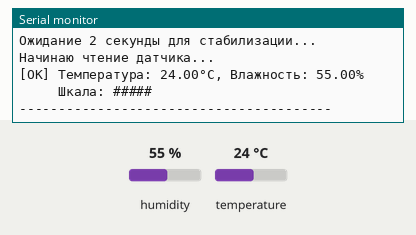
Simulated run of this sketch. Board: Arduino Uno, built with avr-gcc and run on an emulated ATmega328P. Shown: the last lines printed to the serial monitor. Inputs (shaded band) come from the test bench; at power-on: humidity 55 %, temperature 24 °C.

Above: at 3.3 s.
3.4 s: humidity set to 22 %
At 5.4 s:
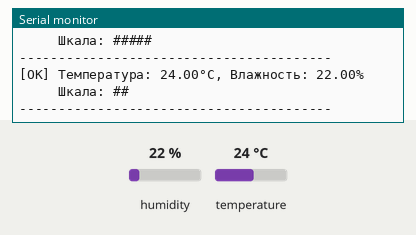
7.9 s: humidity set to 40 %
At 9.2 s:
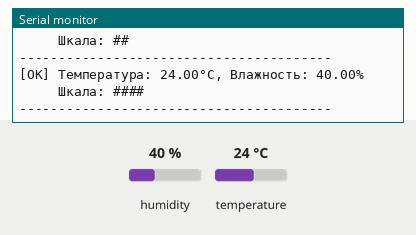
12.1 s: humidity set to 68 %
At 13.2 s:
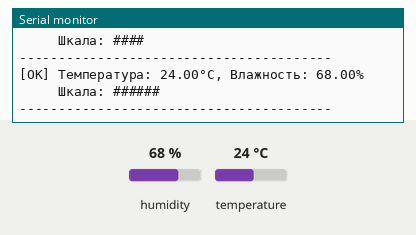
16.3 s: humidity set to 88 %
At 17.3 s:
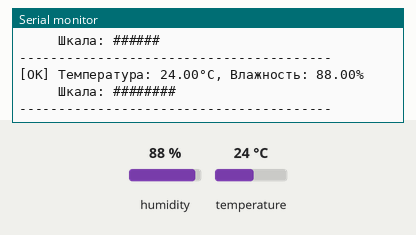
20.4 s: temperature set to 12 °C
At 21.5 s:
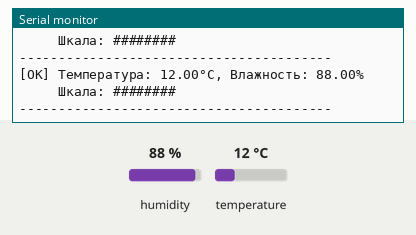
Timing chart, 0 to 23.4 s (numbered marks = the images above; inputs shaded):
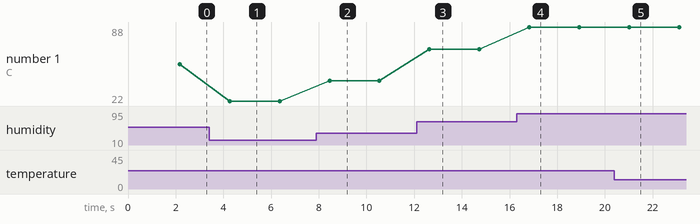

Measured:
- after the input at 3.4 s, the serial monitor: prints a new line after 0.87 s (image 1)
- after the input at 7.9 s, the serial monitor: prints a new line after 0.55 s (image 2)
- after the input at 12.1 s, the serial monitor: prints a new line after 0.54 s (image 3)
- after the input at 16.3 s, the serial monitor: prints a new line after 0.53 s (image 4)
- after the input at 20.4 s, the serial monitor: prints a new line after 0.62 s (image 5)
- plotted number 1: 55 → 22 after the input at 3.4 s, 22 → 40 after the input at 7.9 s, 40 → 68 after the input at 12.1 s, 68 → 88 after the input at 16.3 s

The sketch:

test_dht11.ino
```cpp
/*
  ======================================================================
  ТЕСТ ДАТЧИКА ТЕМПЕРАТУРЫ И ВЛАЖНОСТИ DHT11
  ======================================================================

  НАЗНАЧЕНИЕ:
  Проверить, правильно ли работает датчик DHT11, и определить,
  нужно ли подключать подтягивающий резистор 10 кОм.

  ПОДКЛЮЧЕНИЕ:
  - VCC  → 5V Arduino
  - DATA → Pin 2 Arduino
  - GND  → GND Arduino

  ПРИНЦИП РАБОТЫ:
  Датчик каждые 2 секунды отправляет данные. Если данные корректны,
  выводим температуру и влажность. Если нет — сообщаем об ошибке.

  ВОЗМОЖНЫЕ ПРОБЛЕМЫ:
  - Если постоянно "ERROR" → добавьте резистор 10 кОм между DATA и VCC
  - Если значения не меняются → датчик завис, нужна перезагрузка
  ======================================================================
*/

#include <DHT.h>

#define DHT_PIN 2      // Пин подключения данных
#define DHTTYPE DHT11  // Тип датчика

DHT dht(DHT_PIN, DHTTYPE);

void setup() {
  Serial.begin(9600);
  Serial.println(F("========================================"));
  Serial.println(F("ТЕСТ ДАТЧИКА DHT11"));
  Serial.println(F("========================================"));
  Serial.println(F("Ожидание 2 секунды для стабилизации..."));

  delay(2000);  // DHT11 требует времени на первый запуск
  dht.begin();

  Serial.println(F("Начинаю чтение датчика...\n"));
}

void loop() {
  // Считываем температуру в градусах Цельсия
  float temperature = dht.readTemperature();

  // Считываем влажность в процентах
  float humidity = dht.readHumidity();

  // Проверяем, удалось ли считать данные
  // isnan() — функция, которая проверяет, является ли значение "не числом"
  if (isnan(temperature) || isnan(humidity)) {
    Serial.println(F("[ОШИБКА] Датчик не отвечает!"));
    Serial.println(F("  Возможные причины:"));
    Serial.println(F("  1. Нет подтягивающего резистора 10кОм между DATA и VCC"));
    Serial.println(F("  2. Неправильное подключение (перепутаны пины)"));
    Serial.println(F("  3. Датчик неисправен"));
  } else {
    // Данные корректны — выводим их
    Serial.print(F("[OK] Температура: "));
    Serial.print(temperature);
    Serial.print(F("°C, Влажность: "));
    Serial.print(humidity);
    Serial.println(F("%"));

    // Визуальная шкала для наглядности
    Serial.print(F("     Шкала: "));
    for (int i = 0; i < (int)humidity / 10; i++) {
      Serial.print("#");
    }
    Serial.println();
  }

  Serial.println(F("----------------------------------------"));

  // DHT11 требует минимум 2 секунды между чтениями!
  delay(2000);
}
```
